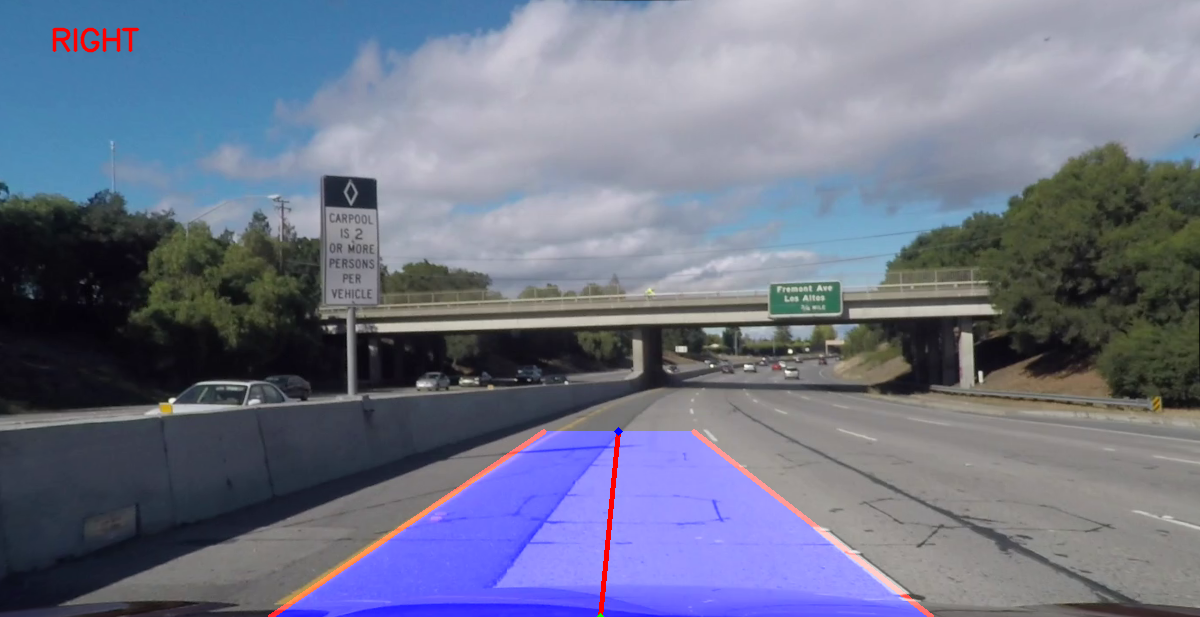
#> input picture assets/c_img.png, 1200 x 617 px, given in place of challenge_video.mp4, which was not available
$ python test.py
#> lines starting #> are read from the running program, lines starting #| are printed output that depends on the picture; after the words box and inside, x2 and y2 are one past the last pixel; in counts of white or black regions, pixels touching at a corner belong together; pictures that were not available may be replaced by others from this repository, and a replacement may not be noted
import numpy as np
import cv2

cap = cv2.VideoCapture('challenge_video.mp4')
#Camera Matrix
K = np.array([[  1.15422732e+03,   0.00000000e+00,   6.71627794e+02],
 [  0.00000000e+00,   1.14818221e+03,   3.86046312e+02],
 [  0.00000000e+00,   0.00000000e+00,   1.00000000e+00]])

#Distortion Coefficients
dist = np.array([[ -2.42565104e-01,  -4.77893070e-02,  -1.31388084e-03,  -8.79107779e-05,
		2.20573263e-02]])


def get_yellow_line(img):
	image = cv2.cvtColor(img, cv2.COLOR_BGR2HSV)
	lower = np.array([22, 93, 0], dtype="uint8")
	upper = np.array([45, 255, 255], dtype="uint8")

	mask = cv2.inRange(image, lower, upper)

	return mask

def region(image):
		height, width = image.shape
		triangle = np.array([
											 [(100, height), (475, 325), (width, height)]
											 ])
		mask = np.zeros_like(image)
		mask = cv2.fillPoly(mask, triangle, 255)
		mask = cv2.bitwise_and(image, mask)
		return mask

def create_coordinates(image, line_parameters):
	try:
		slope, intercept = line_parameters
	except :
		return np.array([])
	y1 = image.shape[0]
	y2 = int(y1*0.7)
	x1 = int((y1 - intercept) / slope)
	x2 = int((y2 - intercept) / slope)
	return np.array([x1, y1, x2, y2])

def average_slope_intercept(image, lines):
	left_fit = []
	right_fit = []
	try:
		for line in lines:
			x1, y1, x2, y2 = line.reshape(4)

			# It will fit the polynomial and the intercept and slope
			parameters = np.polyfit((x1, x2), (y1, y2), 1)
			slope = parameters[0]
			intercept = parameters[1]
			if slope < 0:
				left_fit.append((slope, intercept))
			else:
				right_fit.append((slope, intercept))

		left_fit_average = np.average(left_fit, axis = 0)
		right_fit_average = np.average(right_fit, axis = 0)
		left_line = create_coordinates(image, left_fit_average)
		right_line = create_coordinates(image, right_fit_average)
		return np.array([left_line, right_line])
	except:
		return np.array([])


if (cap.isOpened()== False):
	print("Error opening video stream or file")

while(cap.isOpened()):

	ret, frame = cap.read()
#> frame is the input picture: shape (617, 1200, 3); mean B, G, R 136.5, 115.8, 110.3
	img = frame.copy()
	if ret == True:
		h,  w = img.shape[:2]
#> h = 617; w = 1200
		newcameramtx, roi = cv2.getOptimalNewCameraMatrix(K, dist, (w,h), 1, (w,h))
#> roi = (48, 57, 1129, 532)
		# undistort
		dst = cv2.undistort(img, K, dist, None, newcameramtx)
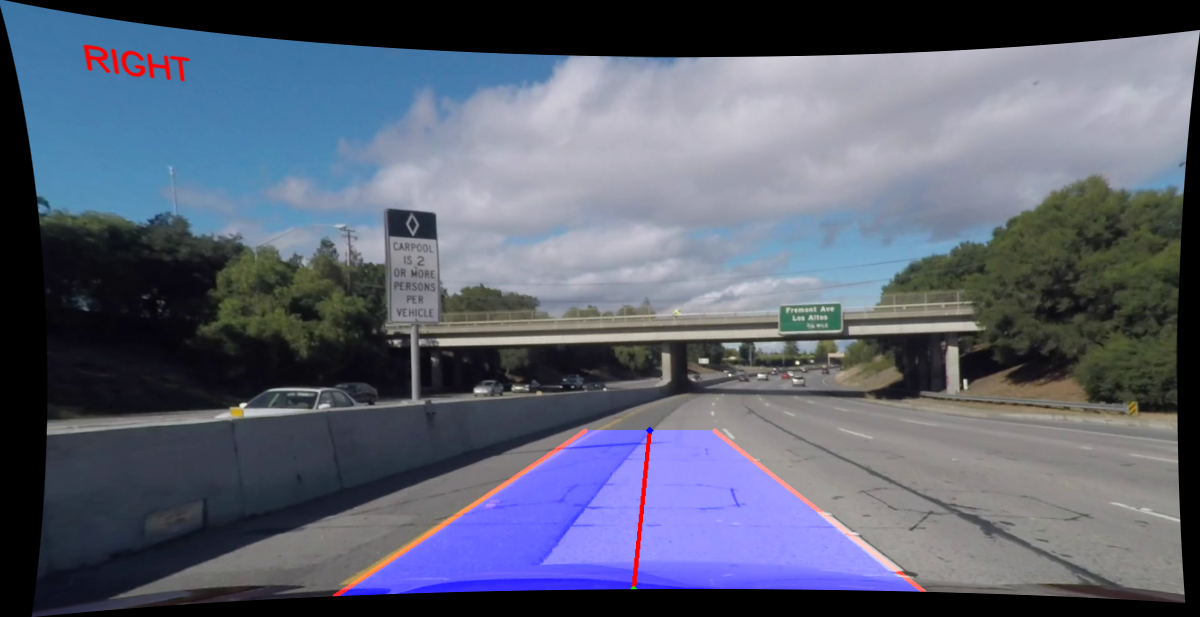
#> dst: shape (617, 1200, 3); mean B, G, R 114.2, 96.9, 91.1
		# crop the image
		x, y, w, h = roi
#> x = 48; y = 57; w = 1129; h = 532
		dst = dst[y:y+h, x:x+w]
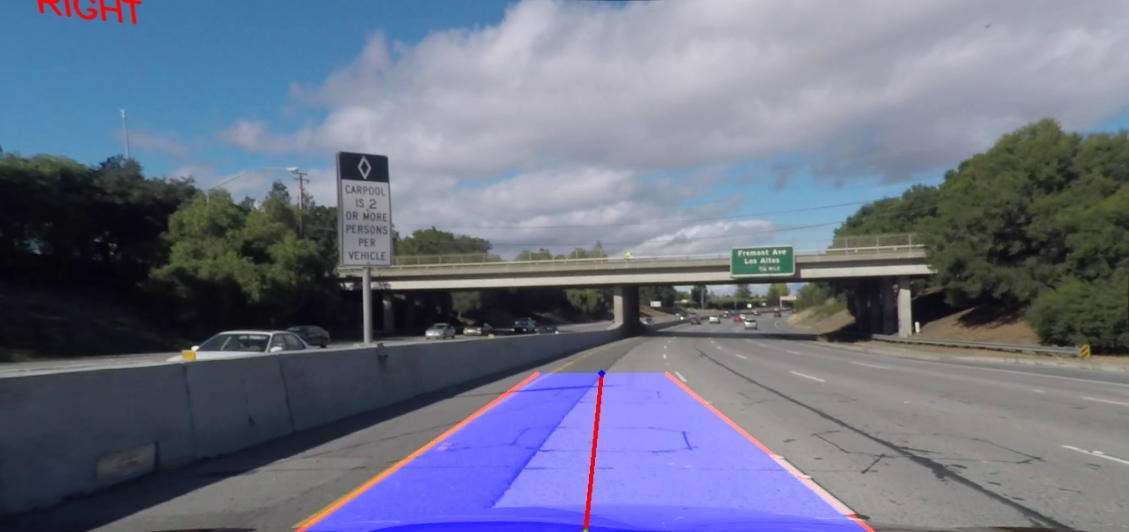
#> dst: shape (532, 1129, 3); mean B, G, R 133.5, 113.8, 107.9
		frame = dst.copy()
		dst[:int(dst.shape[0]*0.66),:]=0
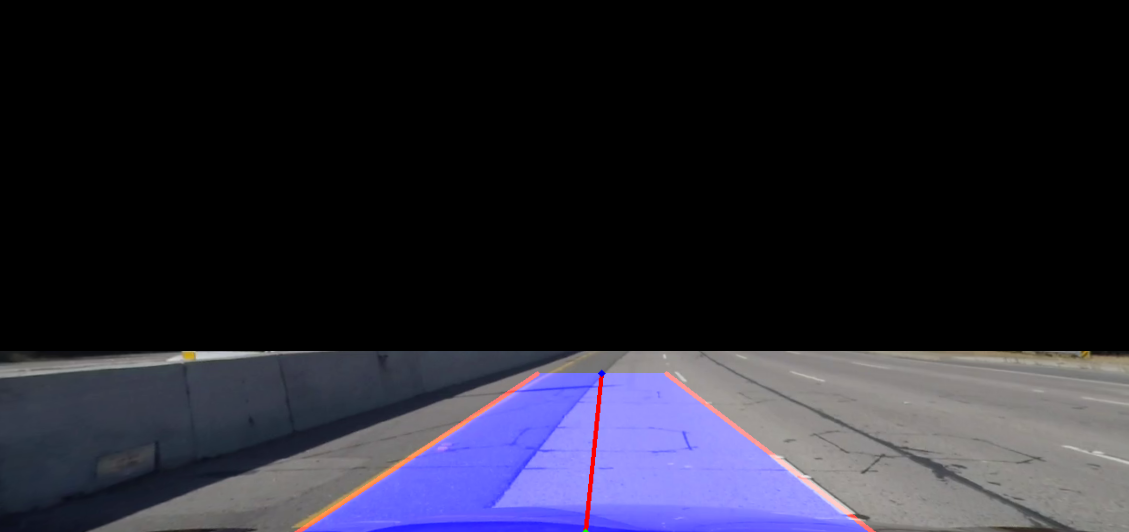
#> dst: shape (532, 1129, 3); mean B, G, R 48.8, 36.3, 37.3
		# get yellow line
		y_mask = get_yellow_line(dst)
#> in get_yellow_line, `image = cv2.cvtColor(img, cv2.COLOR_BGR2HSV)`: image: shape (532, 1129, 3); mean H, S, V 26.3, 22, 50.5
#> in get_yellow_line, `mask = cv2.inRange(image, lower, upper)`:
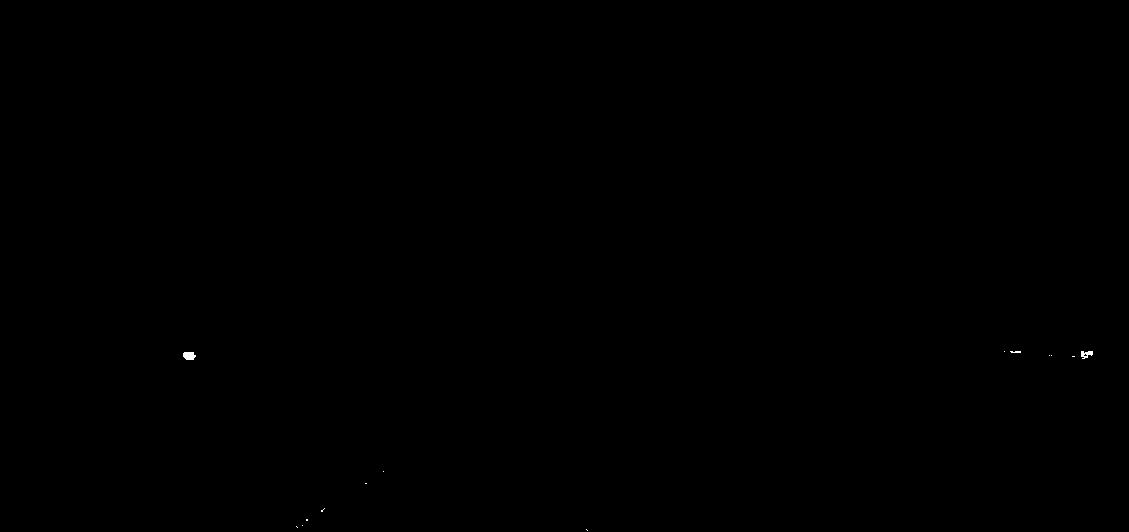
#> mask: shape (532, 1129); 0.03% white; 14 white regions (12 under 20 px), largest, box (x1, y1, x2, y2) and area: (183, 352, 196, 360) 86, (1081, 351, 1093, 359) 61
		#gray + blur
		img = cv2.cvtColor(dst,cv2.COLOR_BGR2GRAY)
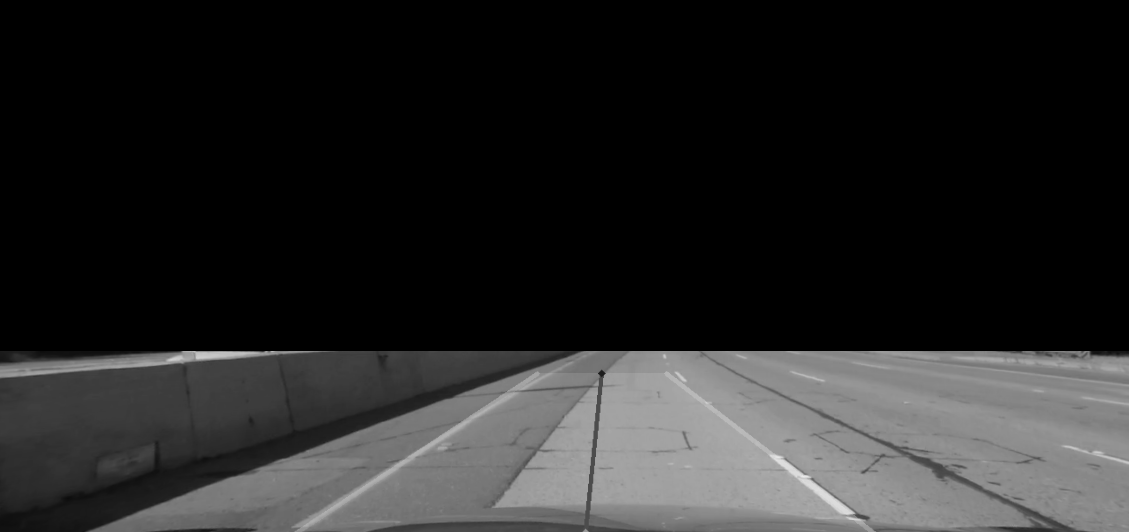
#> img: shape (532, 1129); min 0, max 234, mean 38
		# img_blur = cv2.GaussianBlur(img, (3,3), 0)

		#threshold
		ret, thresh = cv2.threshold(img,205,255,cv2.THRESH_BINARY)
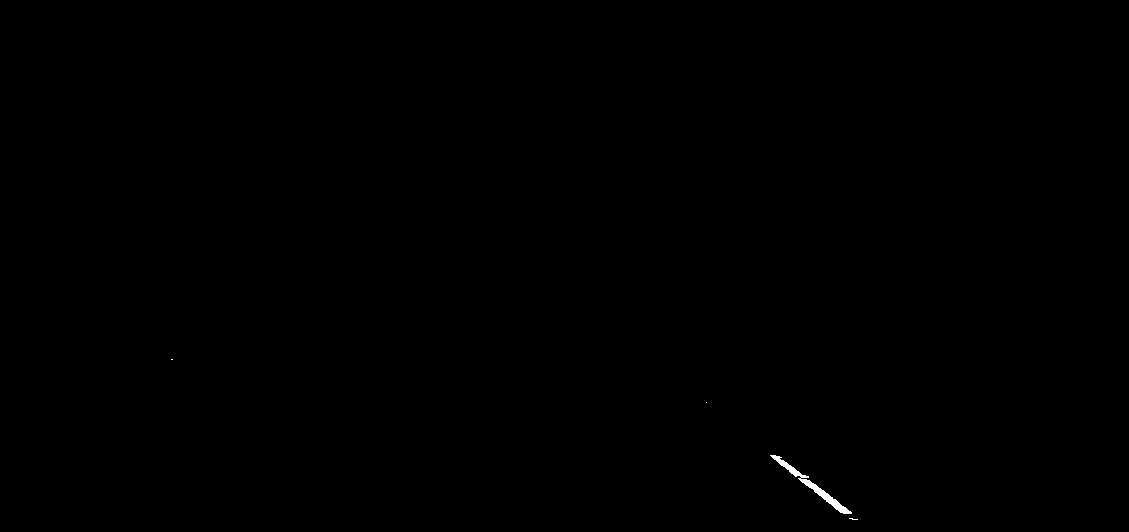
#> thresh: shape (532, 1129); 0.1% white; 4 white regions (3 under 20 px), largest, box (x1, y1, x2, y2) and area: (770, 455, 852, 514) 582

		gray_img = thresh + y_mask
#> gray_img: shape (532, 1129); 0.13% white; 18 white regions (15 under 20 px), largest, box (x1, y1, x2, y2) and area: (770, 455, 852, 514) 582, (183, 352, 196, 360) 86, (1081, 351, 1093, 359) 61
		#opening
		kernel = cv2.getStructuringElement(cv2.MORPH_RECT, (3, 3))
		opening = cv2.morphologyEx(gray_img, cv2.MORPH_OPEN, kernel)
#> opening: shape (532, 1129); 0.11% white; 5 white regions (1 under 20 px), largest, box (x1, y1, x2, y2) and area: (801, 479, 851, 514) 368, (772, 455, 806, 478) 191, (183, 352, 195, 360) 84, (1086, 351, 1093, 355) 26
		#Edge detection
		edges = cv2.Canny(gray_img, 100, 120)
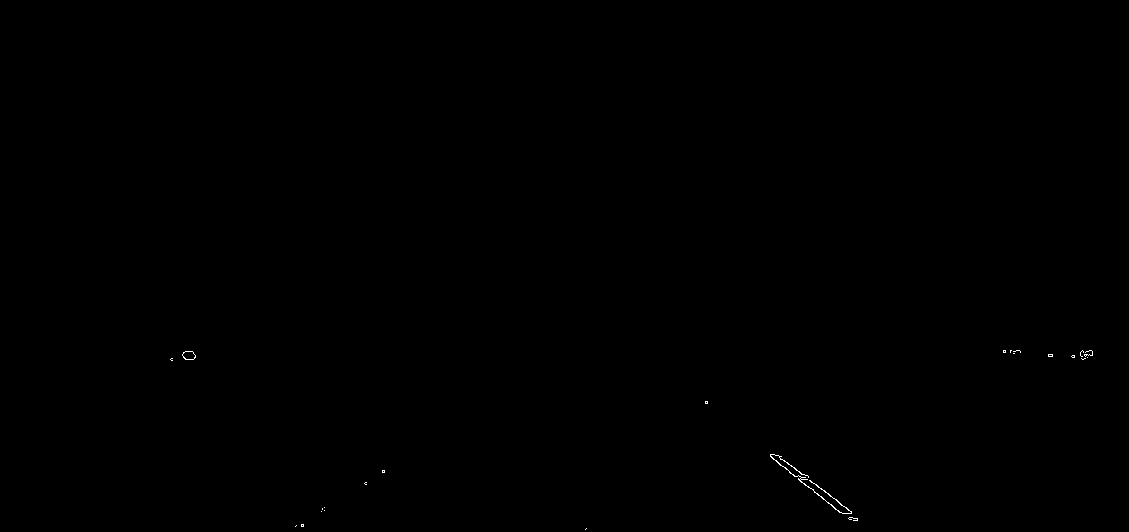
#> edges: shape (532, 1129); 0.07% white in thin lines or dots, all inside (x1, y1, x2, y2) = (170, 350, 1093, 530)
		# define region  TODO : Possible to replace with Homography

		reg_img = region(edges)
#> in region, `mask = cv2.bitwise_and(image, mask)`: mask: shape (532, 1129); 0.05% white in thin lines or dots, all inside (x1, y1, x2, y2) = (295, 401, 858, 530)
		#Hough transform
		lines = cv2.HoughLinesP(reg_img, rho=6, theta=np.pi/60, threshold=30, minLineLength=40, maxLineGap=150)
#> lines = [[771, 457, 839, 502], [705, 401, 850, 519], [706, 401, 853, 520], [777, 455, 840, 512], [781, 456, 857, 518], [774, 454, 839, 512], [789, 472, 855, 520], [806, 475, 851, 511], [780, 456, 856, 518]]
		lines = average_slope_intercept(edges, lines)
#> the loop in average_slope_intercept, `for line in lines:` made 9 passes
#> (x1, y1, x2, y2, slope, intercept) on passes 1 to 9: (771, 457, 839, 502, 0.662, -53.22), (705, 401, 850, 519, 0.814, -172.7), (706, 401, 853, 520, 0.81, -170.5), (777, 455, 840, 512, 0.905, -248), (781, 456, 857, 518, 0.816, -181.1), (774, 454, 839, 512, 0.892, -236.6), (789, 472, 855, 520, 0.727, -101.8), (806, 475, 851, 511, 0.8, -169.8), (780, 456, 856, 518, 0.816, -180.3)
#> after the loop in average_slope_intercept, `for line in lines:`: left_fit = []; right_fit = [(0.662, -53.22), (0.814, -172.7), (0.81, -170.5), (0.905, -248), (0.816, -181.1), (0.892, -236.6), (0.727, -101.8), (0.8, -169.8), (0.816, -180.3)]
#> in average_slope_intercept, `left_fit_average = np.average(left_fit, axis = 0)`: left_fit_average = nan
#> in average_slope_intercept, `right_fit_average = np.average(right_fit, axis = 0)`: right_fit_average = [0.805, -168.2]
#> in average_slope_intercept, `left_line = create_coordinates(image, left_fit_average)`: left_line = empty array
#> in average_slope_intercept, `right_line = create_coordinates(image, right_fit_average)`: right_line = [870, 532, 671, 372]
#> lines = empty array

		# print(lines)
		# Draw lines on the image
		try :
			if lines is not None:
				print(lines)
				for line in lines:
						x1, y1, x2, y2 = line
						cv2.line(frame, (x1, y1), (x2, y2), (0, 0, 255), 3)
#> this loop made 0 passes
		except Exception as e:
			print(e)
		cv2.imshow("processed",edges)
		cv2.imshow("Frame", frame)


		if cv2.waitKey(25) & 0xFF == ord('q'):
#> (key q is pressed here)
			break

	else:
		break


cap.release()
cv2.destroyAllWindows()
